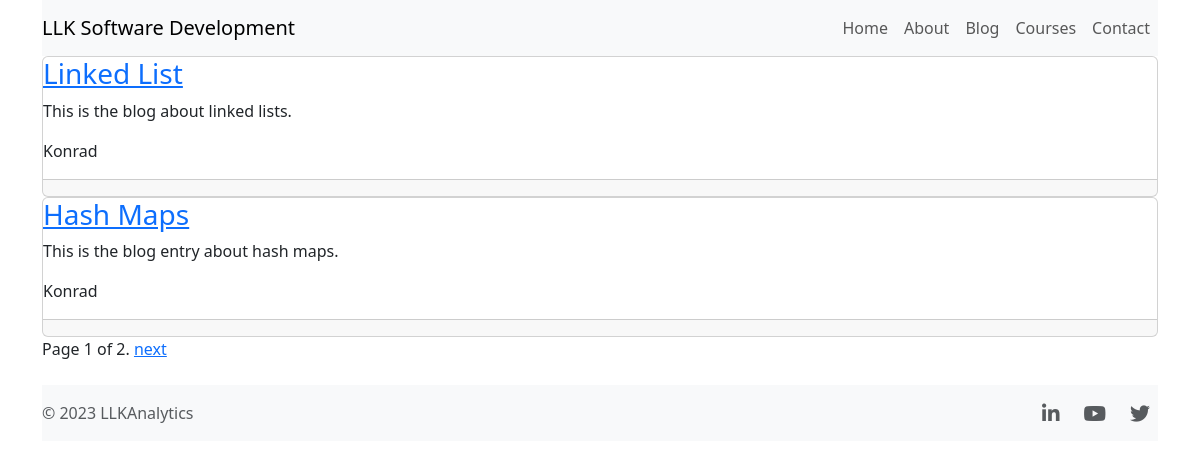
/blog/, run on an earlier commit of the app's database.
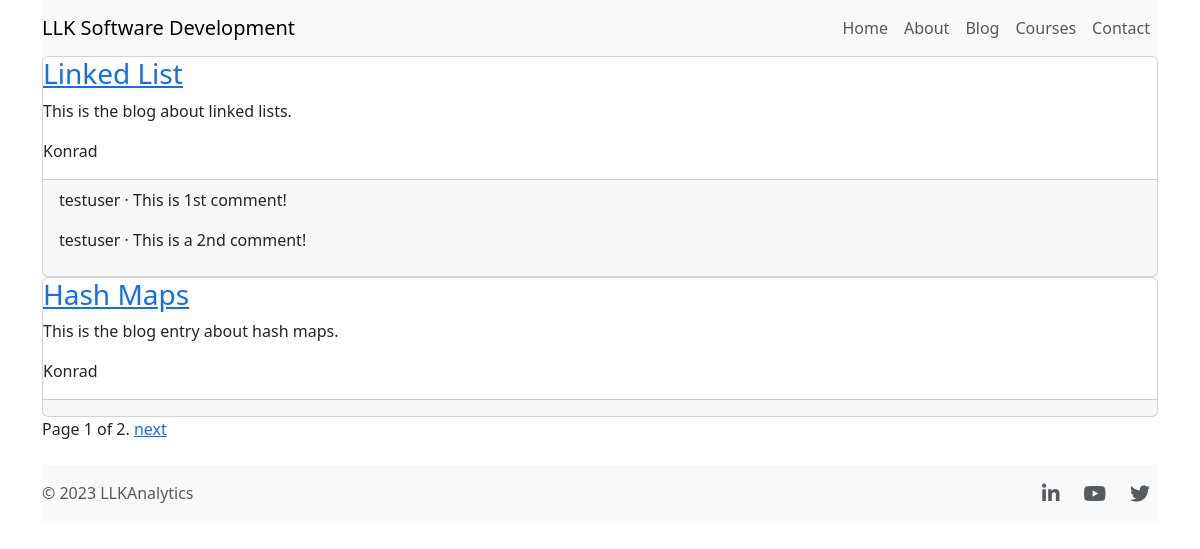
And on a later commit of the database.
### blog/models.py (models this page shows, shortened)
class Post(models.Model):
    title = models.CharField(max_length=200)
    author = models.ForeignKey("auth.User", on_delete=models.CASCADE,)
    body = models.TextField()
    slug = models.SlugField(null=True)
    def get_absolute_url(self):
        return reverse("blog_detail", kwargs={"slug": self.slug})

class Comment(models.Model): # new
    post = models.ForeignKey(Post, on_delete=models.CASCADE)
    comment = models.CharField(max_length=140)
    author = models.ForeignKey(
        settings.AUTH_USER_MODEL,
        on_delete=models.CASCADE,
        )
    def __str__(self):
        return self.comment

### blog/views.py (the view)
# urls.py: path('', BlogPageView.as_view(), name = 'blog'),
class BlogPageView(ListView):
    template_name = 'blog.html'
    model = Post
    paginate_by = 2

### templates/blog.html (shortened to what this page needs)
{% extends 'base.html' %}
{% block content %}
{% for post in post_list %}
    <div class="card">
        <div class="post-entry">
            <h3><a href="{{ post.get_absolute_url }}">{{ post.title}}</a></h3>
            <p>{{ post.body }}</p>
            <p>{{ post.author }}</p>
            </div>
            <div class="card-footer">
                {% for comment in post.comment_set.all %}
                <p>
                <span class="font-weight-bold">
                {{ comment.author }} &middot;
                </span>
                {{ comment }}
                </p>
                {% endfor %}
            </div>
    </div>
{% endfor %}
<div class="pagination">
    <span class="page-links">
            <span class="page-current">
                Page {{ page_obj.number }} of {{ page_obj.paginator.num_pages }}.
            </span>
        {% if page_obj.has_next %}
            <a href="/blog/?page={{ page_obj.next_page_number }}">next</a>
        {% endif %}
    </span>
</div>
{% endblock content %}

### templates/base.html (shortened to what this page needs)
{% load static %}
<!DOCTYPE html>
<html lang="en">
<head>
    <link href="https://cdn.jsdelivr.net/npm/bootstrap@5.3.0-alpha1/dist/css/bootstrap.min.css" rel="stylesheet">
    <link rel="stylesheet" href="{% static 'css/style.css' %}">
</head>
<body>
    <div class="container">
        <nav class="navbar navbar-expand-lg bg-light navbar-light">
            <a href="#" class="navbar-brand">LLK Software Development</a>
            <div class="collapse navbar-collapse" id="navmenu">
                <ul class="navbar-nav ms-auto">
                    <li class="nav-item">
                        <a href="{% url 'home' %}" class="nav-link">Home</a>
                    </li>
                    <li class="nav-item">
                        <a href="{% url 'about' %}" class="nav-link">About</a>
                    </li>
                    <li class="nav-item">
                        <a href="{% url 'blog' %}" class="nav-link">Blog</a>
                    </li>
                    <li class="nav-item">
                        <a href="{% url 'courses' %}" class="nav-link">Courses</a>
                    </li>
                    <li class="nav-item">
                        <a href="{% url 'contact' %}" class="nav-link">Contact</a>
                    </li>
                </ul>
            </div>
        </nav>
    {% block content %}
    {% endblock content %}
</div>
    <div class="container">
        <footer class="bg-light d-flex flex-wrap justify-content-between align-items-center py-3 my-4">
          <div class="col-md-4 d-flex align-items-center">
            <span class="mb-3 mb-md-0 text-muted">© 2023 LLKAnalytics</span>
          </div>
          <ul class="nav col-md-4 justify-content-end list-unstyled d-flex">
            <li class="ms-3 mx-2 "><a class="text-muted" href="https://www.linkedin.com/in/konradkadzielawa/"><i class="fab fa-linkedin-in fa-lg"></i></a></li>
            <li class="ms-3 mx-2 "><a class="text-muted" href="https://www.youtube.com/channel/UChqPSa40XJxfD2NYq7H9Vsw"><i class="fab fa-youtube fa-lg"></i></a></li>
            <li class="ms-3 mx-2 "><a class="text-muted" href="https://twitter.com/kkadzielawa"><i class="fab fa-twitter fa-lg"></i></a></li>
          </ul>
        </footer>
      </div>
</body>
</html>

What changed in the data, as far as the page shows it:
added Comment: author "testuser", comment "This is 1st comment!", shown under Post "Linked List"
added Comment: author "testuser", comment "This is a 2nd comment!", shown under Post "Linked List"
